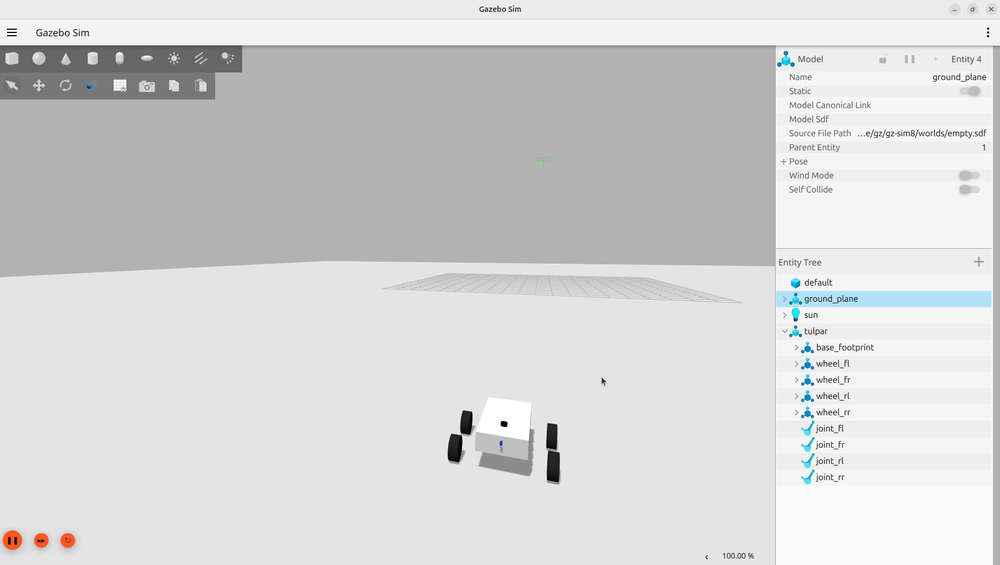
#> input picture test_kanit/E02/E02_gazebo_goruntu.png, 1000 x 565 px, shrunk from 1850 x 1045 before the run
$ python -i brightness_filter.py   (imports and definitions only)
#> lines starting #> are read from the running program, lines starting #| are printed output that depends on the picture
#> further down, picture is the input picture: shape (565, 1000, 3); mean B, G, R 213, 212.9, 212.5
import cv2
import numpy as np
from dataclasses import dataclass


@dataclass
class BrightnessAnalysis:
    mean_brightness: float
    std_contrast: float
    condition: str
    clahe_applied: bool


OVEREXPOSED_THRESHOLD = 200.0
UNDEREXPOSED_THRESHOLD = 60.0
LOW_CONTRAST_THRESHOLD = 18.0
HIGH_VARIANCE_THRESHOLD = 45.0


def analyze_brightness(gray_image: np.ndarray) -> BrightnessAnalysis:
    mean_val = float(np.mean(gray_image))
#> mean_val = 212.8
    std_val = float(np.std(gray_image))
#> std_val = 32.32

    if mean_val > OVEREXPOSED_THRESHOLD:
        condition = "overexposed"
    elif mean_val < UNDEREXPOSED_THRESHOLD:
        condition = "underexposed"
    elif std_val > HIGH_VARIANCE_THRESHOLD:
        condition = "high_variance"
    elif std_val < LOW_CONTRAST_THRESHOLD:
        condition = "low_contrast"
    else:
        condition = "normal"

    clahe_applied = condition != "normal"

    return BrightnessAnalysis(
        mean_brightness=mean_val,
        std_contrast=std_val,
        condition=condition,
        clahe_applied=clahe_applied,
    )


def apply_clahe(bgr_image: np.ndarray, clip_limit: float = 3.0, tile_size: int = 8) -> np.ndarray:
#> called with clip_limit = 3, tile_size = 8
    lab = cv2.cvtColor(bgr_image, cv2.COLOR_BGR2LAB)
#> lab: shape (565, 1000, 3); mean of channels 0, 1, 2 216.9, 128, 127.9
    l_channel, a_channel, b_channel = cv2.split(lab)
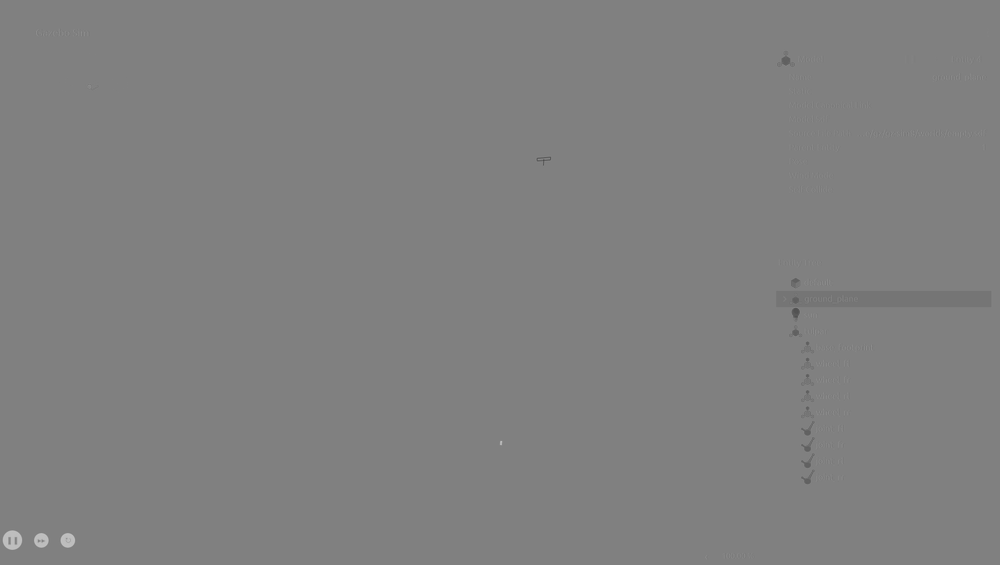
#> a_channel: shape (565, 1000); min 76, max 193, mean 128

    clahe = cv2.createCLAHE(clipLimit=clip_limit, tileGridSize=(tile_size, tile_size))
    l_enhanced = clahe.apply(l_channel)
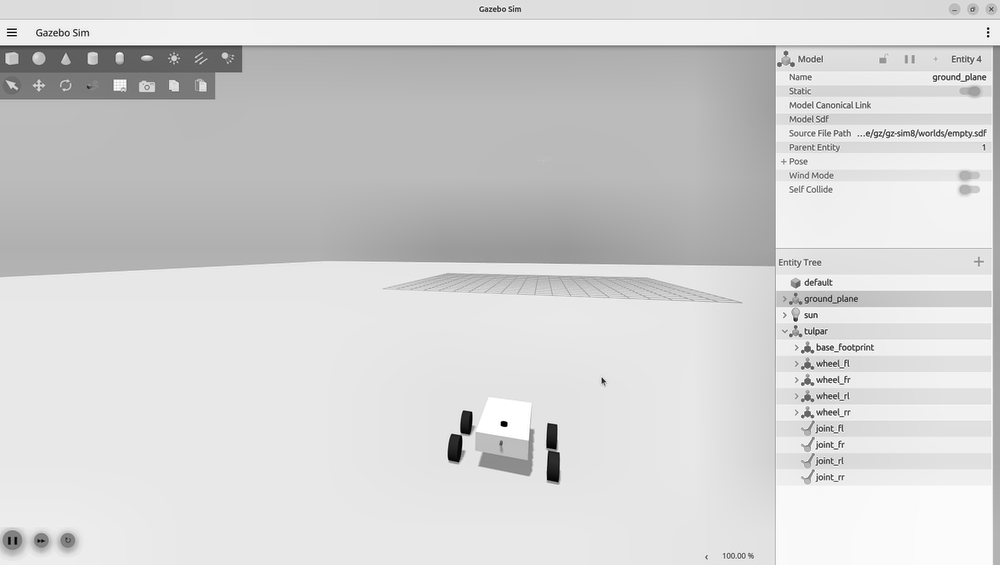
#> l_enhanced: shape (565, 1000); min 1, max 255, mean 211.2

    lab_enhanced = cv2.merge([l_enhanced, a_channel, b_channel])
#> lab_enhanced: shape (565, 1000, 3); mean of channels 0, 1, 2 211.2, 128, 127.9
    bgr_enhanced = cv2.cvtColor(lab_enhanced, cv2.COLOR_LAB2BGR)
    return bgr_enhanced


def process_frame(bgr_image: np.ndarray):
    if bgr_image is None or bgr_image.size == 0:
        raise ValueError("Bos goruntu alindi.")

    if len(bgr_image.shape) != 3 or bgr_image.shape[2] != 3:
        raise ValueError(
            f"Beklenmeyen goruntu formati alindi: shape={bgr_image.shape}"
        )

    gray = cv2.cvtColor(bgr_image, cv2.COLOR_BGR2GRAY)
    analysis = analyze_brightness(gray)

    if analysis.clahe_applied and analysis.condition != "high_variance":
        output_image = apply_clahe(bgr_image)
        analysis.clahe_applied = True
    else:
        output_image = bgr_image
        analysis.clahe_applied = False

    return output_image, analysis

>>> import cv2
>>> picture = cv2.imread('../../../test_kanit/E02/E02_gazebo_goruntu.png')
>>> result = process_frame(picture)
